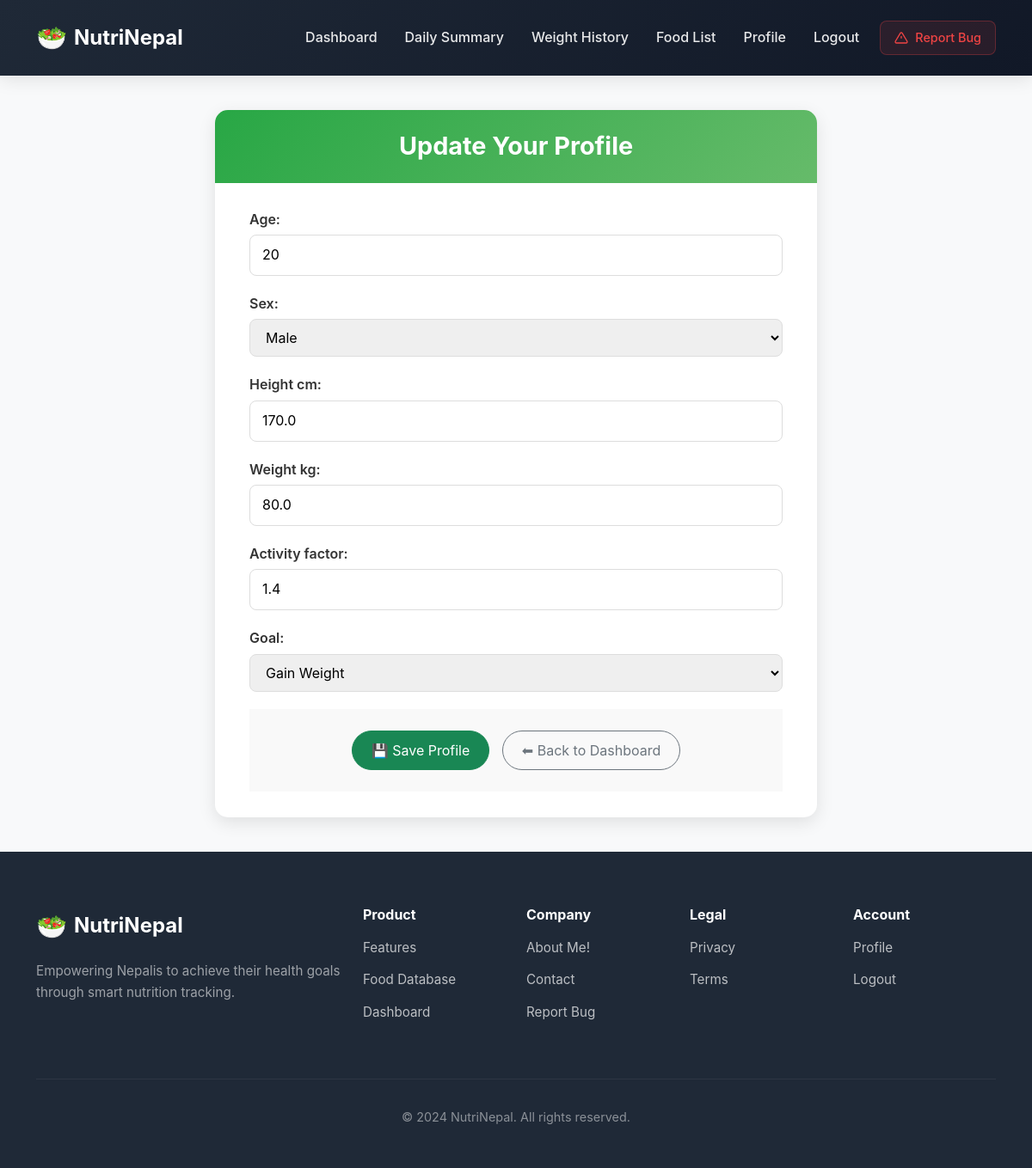
Page /authsys/profileedit/ (signed in) on the earlier database version.
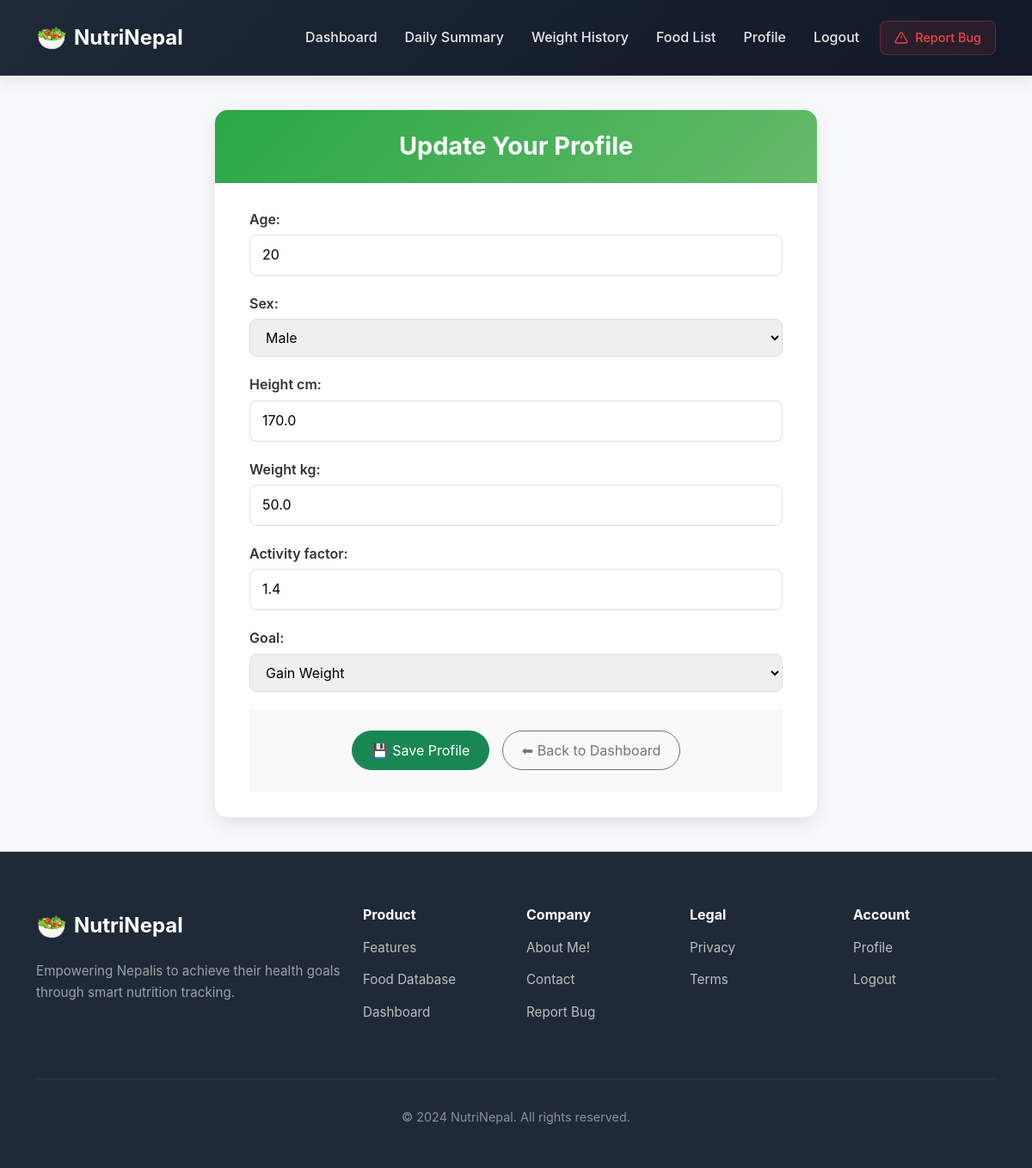
Same page on the later database version.
### tracker/models.py (models this page shows, shortened)
class Profile(models.Model):
    SEX_CHOICES = (
        ('M', 'Male'),
        ('F', 'Female'),
    )
    GOAL_CHOICES = (
        ('lose', 'Lose Weight'),
        ('maintain', 'Maintain'),
        ('gain', 'Gain Weight'),
    )
    user = models.OneToOneField(User, on_delete=models.CASCADE)
    name = models.TextField()
    age = models.PositiveIntegerField(default=20)
    sex = models.CharField(max_length=1, choices=SEX_CHOICES, default='M')
    height_cm = models.FloatField(default=170)
    weight_kg = models.FloatField(default=65)
    activity_factor = models.FloatField(default=1.4)  # 1.2 sedentary → 1.9 very active
    goal = models.CharField(max_length=10, choices=GOAL_CHOICES, default='maintain')

### authsys/views.py (the view)
# urls.py: path('profileedit/', views.profile_edit, name='profile_edit'),
@login_required
def profile_edit(request):
    profile = get_object_or_404(Profile, user=request.user)
    if request.method == 'POST':
        form = ProfileForm(request.POST, instance=profile)
        if form.is_valid():
            form.save()
            messages.success(request, 'Profile updated!')
            return redirect('dashboard')
    else:
        form = ProfileForm(instance=profile)
    return render(request, 'profile_form.html', {'form': form})

### tracker/forms.py
class ProfileForm(forms.ModelForm):
    class Meta:
        model = Profile
        fields = ('age', 'sex', 'height_cm', 'weight_kg', 'activity_factor', 'goal')

### authsys/templates/profile_form.html (shortened to what this page needs)
{% extends "base.html" %}
{% block content %}
<div class="profile-edit-card">
  <div class="profile-edit-header">
    <h2>Update Your Profile</h2>
  </div>
  <div class="profile-edit-body">
    <form method="post">
      {{ form.as_p }}
      <div class="profile-edit-footer">
        <button type="submit" class="btn btn-success">💾 Save Profile</button>
        <a href="{% url 'dashboard' %}" class="btn btn-outline-secondary">⬅ Back to Dashboard</a>
      </div>
    </form>
  </div>
</div>
{% endblock %}

Differences in the rows shown:
changed Profile "Male": weight_kg "80.0" → "50.0"
